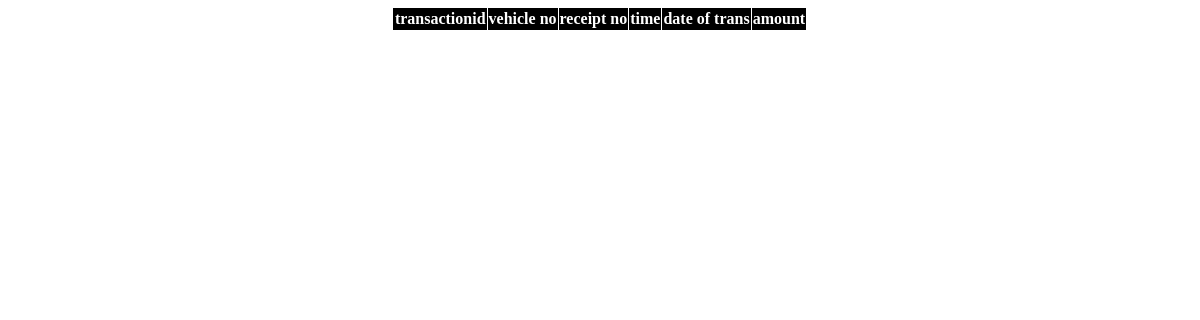
/admin/transactiondetails.php, run on an earlier commit of the app's database.
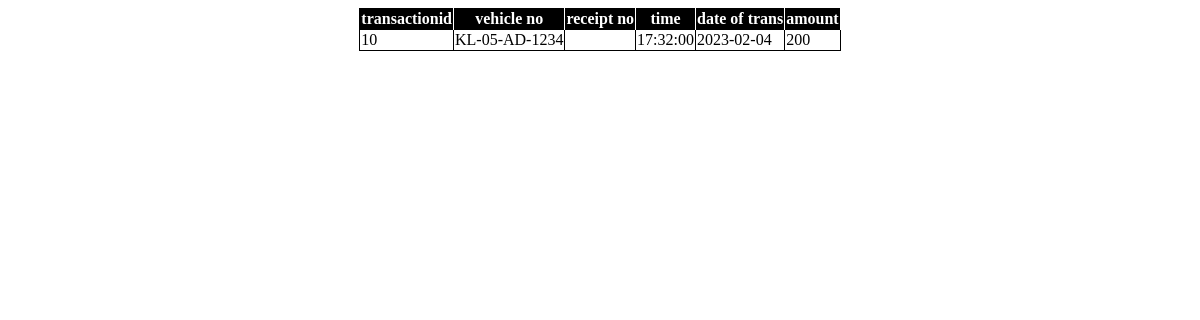
And on a later commit of the database.
### tables this page shows
CREATE TABLE `transaction` (
  `tran_id` int(50) NOT NULL,
  `vehicle_no` varchar(50) NOT NULL,
  `receipt_no` varchar(50) NOT NULL,
  `time` time NOT NULL,
  `date_of_trans` date NOT NULL,
  `amount` float NOT NULL
);

### admin/transactiondetails.php (the view)
<?php
include("../php/connection.php");
$sql="select * from transaction";
$result=mysqli_query($conn,$sql);
echo"
<html>
<head>
<style>
table{
	border-collapse:collapse;
	border:1px solid black;
}
th
{
    background-color:black;
    border-right:1px solid white;
    color:white;
}
td
{
    background-color:white;
    color:black;
}
</style>
<table border='1' align='center'>
<tr>
<th>transactionid</th>
<th>vehicle no</th>
<th>receipt no</th>
<th>time</th>
<th>date of trans</th>
<th>amount</th>
</tr>";
while($row=mysqli_fetch_row($result))
{
    echo"<tr>
    <td>$row[0]</td>
    <td>$row[1]</td>
    <td>$row[2]</td>
    <td>$row[3]</td>
    <td>$row[4]</td>
    <td>$row[5]</td>
    </tr>
    </table>";
}
?>

What changed in the data, as far as the page shows it:
added transaction: tran_id "10", vehicle_no "KL-05-AD-1234", time "17:32:00", date_of_trans "2023-02-04", amount "200"
